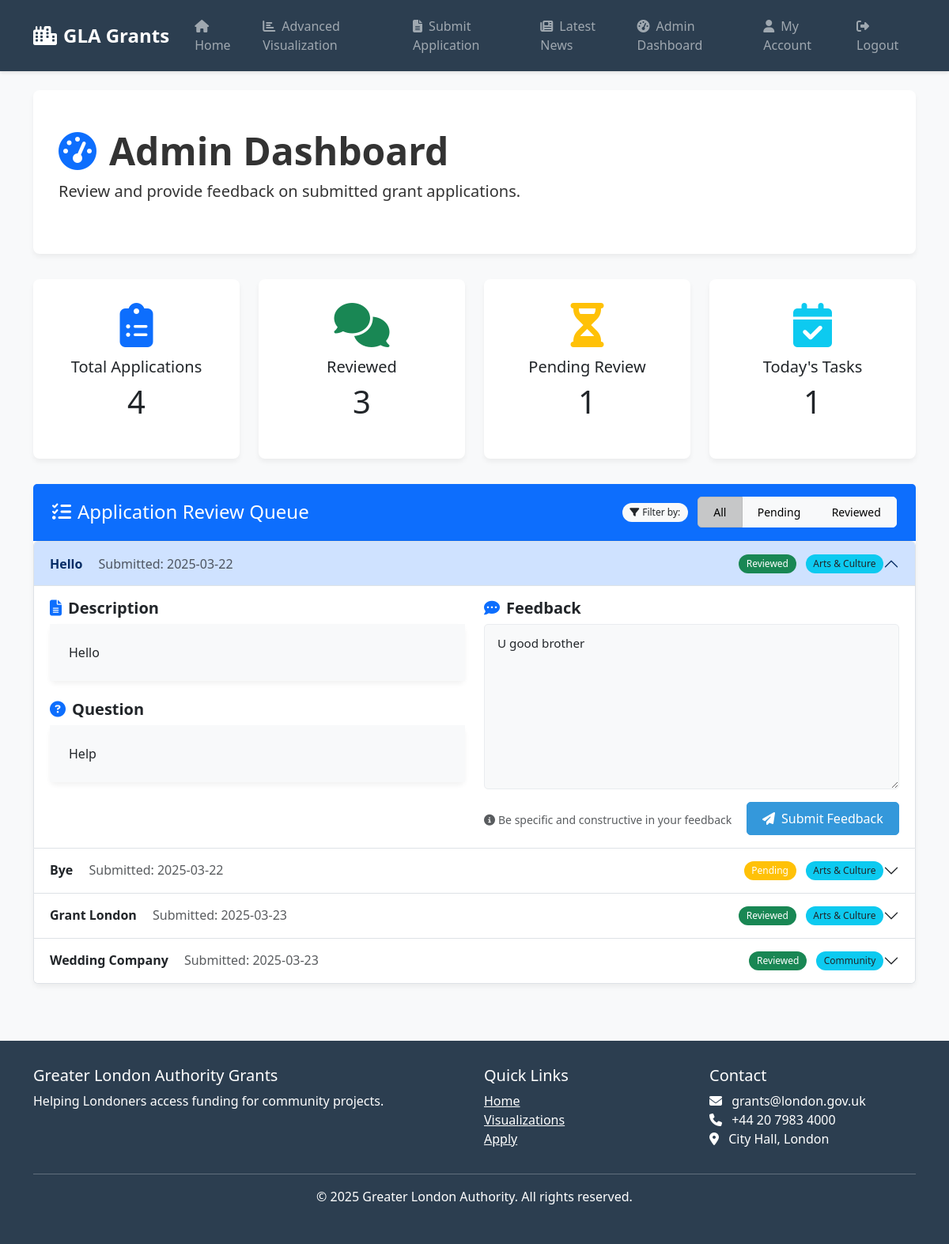
The page /admin-dashboard (signed in) on the database as committed earlier.
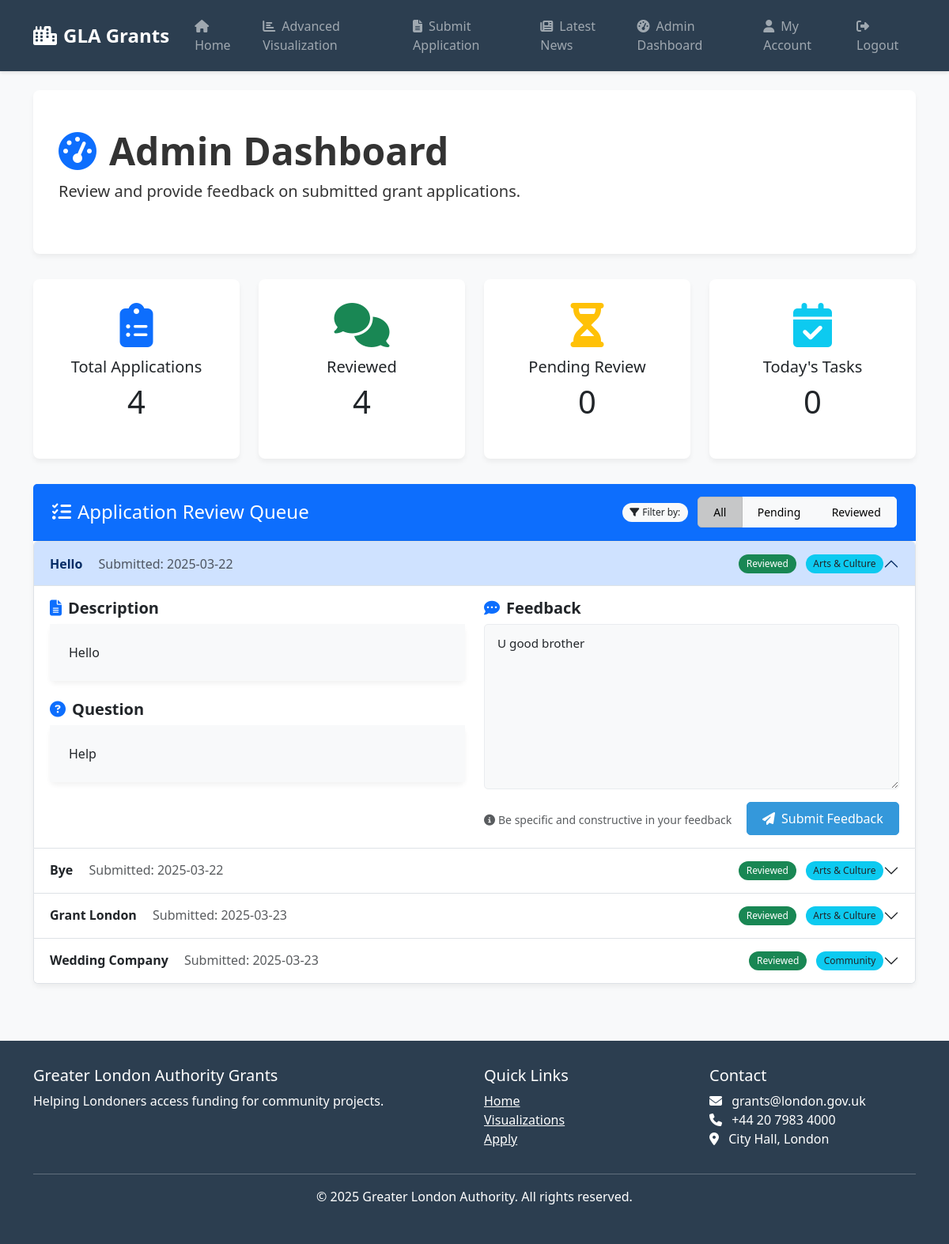
The same page on the database as committed later.
### coursework2/gla_grants_app/models.py (models this page shows)
class GrantApplication(db.Model):
    __tablename__ = 'grant_applications'
    id: Mapped[int] = mapped_column(primary_key=True)
    user_id: Mapped[int] = mapped_column(ForeignKey('users.id'))
    grant_id: Mapped[Optional[int]] = mapped_column(ForeignKey('grants.id'))
    title: Mapped[str] = mapped_column(Text, nullable=False)
    description: Mapped[str] = mapped_column(Text, nullable=False)
    category: Mapped[str] = mapped_column(Text, nullable=False)
    question: Mapped[str] = mapped_column(Text, nullable=False)
    comment: Mapped[Optional[str]] = mapped_column(Text)
    date_submitted: Mapped[str] = mapped_column(Text, nullable=False)
    user = relationship("User", back_populates="applications")
    grant = relationship("Grant", back_populates="applications")

### coursework2/gla_grants_app/routes.py (the view)
@main.route('/admin-dashboard')
def admin_dashboard():
    if 'user_id' not in session:
        flash('Please log in to access this page', 'warning')
        return redirect(url_for('main.login'))
    if not session.get('is_admin', False):
        flash('You do not have permission to access this page', 'danger')
        return redirect(url_for('main.index'))
    applications = db.session.execute(db.select(GrantApplication)).scalars().all()
    return render_template('admin_dashboard.html', applications=applications)

### coursework2/gla_grants_app/templates/admin_dashboard.html (shortened to what this page needs)
{% extends "layout.html" %}
{% block content %}
<div class="hero-section">
    <h1 class="display-5 fw-bold">
        <i class="fas fa-tachometer-alt me-3 text-primary"></i>Admin Dashboard
    </h1>
    <p class="lead">Review and provide feedback on submitted grant applications.</p>
</div>
<div class="row mt-4">
    <div class="col-lg-3 col-md-6 mb-4">
        <div class="card border-primary h-100">
            <div class="card-body text-center">
                <div class="display-4 text-primary mb-2">
                    <i class="fas fa-clipboard-list"></i>
                </div>
                <h5 class="card-title">Total Applications</h5>
                <p class="card-text display-6">{{ applications|length }}</p>
            </div>
        </div>
    </div>
    <div class="col-lg-3 col-md-6 mb-4">
        <div class="card border-success h-100">
            <div class="card-body text-center">
                <div class="display-4 text-success mb-2">
                    <i class="fas fa-comments"></i>
                </div>
                <h5 class="card-title">Reviewed</h5>
                <p class="card-text display-6">{{ applications|selectattr('comment')|list|length }}</p>
            </div>
        </div>
    </div>
    <div class="col-lg-3 col-md-6 mb-4">
        <div class="card border-warning h-100">
            <div class="card-body text-center">
                <div class="display-4 text-warning mb-2">
                    <i class="fas fa-hourglass-half"></i>
                </div>
                <h5 class="card-title">Pending Review</h5>
                <p class="card-text display-6">{{ applications|rejectattr('comment')|list|length }}</p>
            </div>
        </div>
    </div>
    <div class="col-lg-3 col-md-6 mb-4">
        <div class="card border-info h-100">
            <div class="card-body text-center">
                <div class="display-4 text-info mb-2">
                    <i class="fas fa-calendar-check"></i>
                </div>
                <h5 class="card-title">Today's Tasks</h5>
                <p class="card-text display-6">{{ applications|rejectattr('comment')|list|length }}</p>
            </div>
        </div>
    </div>
</div>
<div class="row mt-2">
    <div class="col-md-12">
        <div class="card">
            <div class="card-header bg-primary text-white d-flex justify-content-between align-items-center">
                <h4 class="mb-0">
                    <i class="fas fa-tasks me-2"></i>Application Review Queue
                </h4>
                <div>
                    <span class="badge bg-light text-dark">
                        <i class="fas fa-filter me-1"></i>Filter by:
                    </span>
                    <div class="btn-group ms-2">
                        <button type="button" class="btn btn-sm btn-light active" data-filter="all" onclick="filterApplications('all')">All</button>
                        <button type="button" class="btn btn-sm btn-light" data-filter="pending" onclick="filterApplications('pending')">Pending</button>
                        <button type="button" class="btn btn-sm btn-light" data-filter="reviewed" onclick="filterApplications('reviewed')">Reviewed</button>
                    </div>
                </div>
            </div>
            <div class="card-body p-0">
                {% if applications %}
                    <div class="accordion" id="applicationAccordion">
                        {% for application in applications %}
                            <div class="accordion-item">
                                <h2 class="accordion-header" id="heading{{ application.id }}">
                                    <button class="accordion-button {{ 'collapsed' if not loop.first }}" type="button" data-bs-toggle="collapse" data-bs-target="#collapse{{ application.id }}" aria-expanded="{{ 'true' if loop.first else 'false' }}" aria-controls="collapse{{ application.id }}">
                                        <div class="d-flex align-items-center justify-content-between w-100">
                                            <div>
                                                <span class="fw-bold">{{ application.title }}</span>
                                                <span class="text-muted ms-3">Submitted: {{ application.date_submitted }}</span>
                                            </div>
                                            <div>
                                                <span class="badge {{ 'bg-success' if application.comment else 'bg-warning' }} me-2">
                                                    {{ 'Reviewed' if application.comment else 'Pending' }}
                                                </span>
                                                <span class="badge bg-info text-dark">{{ application.category }}</span>
                                            </div>
                                        </div>
                                    </button>
                                </h2>
                                <div id="collapse{{ application.id }}" class="accordion-collapse collapse {{ 'show' if loop.first }}" aria-labelledby="heading{{ application.id }}" data-bs-parent="#applicationAccordion">
                                    <div class="accordion-body">
                                        <div class="row">
                                            <div class="col-md-6">
                                                <div class="mb-3">
                                                    <h5 class="fw-bold">
                                                        <i class="fas fa-file-alt me-2 text-primary"></i>Description
                                                    </h5>
                                                    <div class="card">
                                                        <div class="card-body bg-light">
                                                            {{ application.description }}
                                                        </div>
                                                    </div>
                                                </div>
                                                <div>
                                                    <h5 class="fw-bold">
                                                        <i class="fas fa-question-circle me-2 text-primary"></i>Question
                                                    </h5>
                                                    <div class="card">
                                                        <div class="card-body bg-light">
                                                            {{ application.question }}
                                                        </div>
                                                    </div>
                                                </div>
                                            </div>
                                            <div class="col-md-6">
                                                <h5 class="fw-bold">
                                                    <i class="fas fa-comment-dots me-2 text-primary"></i>Feedback
                                                </h5>
                                                <form method="POST" action="{{ url_for('main.admin_review', application_id=application.id) }}">
                                                    <div class="mb-3">
                                                        <textarea name="comment" id="comment-{{ application.id }}" class="form-control" rows="8" placeholder="Provide detailed feedback for this application...">{{ application.comment or '' }}</textarea>
                                                    </div>
                                                    <div class="d-flex justify-content-between align-items-center">
                                                        <div class="form-text">
                                                            <i class="fas fa-info-circle me-1"></i>Be specific and constructive in your feedback
                                                        </div>
                                                        <button type="submit" class="btn btn-primary">
                                                            <i class="fas fa-paper-plane me-2"></i>Submit Feedback
                                                        </button>
                                                    </div>
                                                </form>
                                            </div>
                                        </div>
                                    </div>
                                </div>
                            </div>
                        {% endfor %}
                    </div>
                {% else %}
                    <div class="alert alert-info m-3">
                        <i class="fas fa-info-circle me-2"></i>No applications have been submitted yet.
                    </div>
                {% endif %}
            </div>
        </div>
    </div>
</div>
{% endblock %}

### coursework2/gla_grants_app/templates/layout.html (shortened to what this page needs)
<!DOCTYPE html>
<html lang="en">
<head>
    <link href="https://cdn.jsdelivr.net/npm/bootstrap@5.3.0-alpha1/dist/css/bootstrap.min.css" rel="stylesheet">
    <link rel="stylesheet" href="https://cdnjs.cloudflare.com/ajax/libs/font-awesome/6.4.0/css/all.min.css">
</head>
<body>
    <nav class="navbar navbar-expand-lg navbar-dark">
        <div class="container">
            <a class="navbar-brand" href="{{ url_for('main.landing') }}">
                <i class="fas fa-city icon-spacing"></i>GLA Grants
            </a>
            <div class="collapse navbar-collapse" id="navbarNav">
                <ul class="navbar-nav me-auto">
                    {% if session.get('user_id') %}
                    <li class="nav-item">
                        <a class="nav-link" href="{{ url_for('main.index') }}">
                            <i class="fas fa-home icon-spacing"></i>Home
                        </a>
                    </li>
                    <li class="nav-item">
                        <a class="nav-link" href="{{ url_for('main.dash_visualization') }}">
                            <i class="fas fa-chart-bar icon-spacing"></i>Advanced Visualization
                        </a>
                    </li>
                    <li class="nav-item">
                        <a class="nav-link" href="{{ url_for('main.submit_application') }}">
                            <i class="fas fa-file-alt icon-spacing"></i>Submit Application
                        </a>
                    </li>
                    <li class="nav-item">
                        <a class="nav-link" href="{{ url_for('main.news') }}">
                            <i class="fas fa-newspaper icon-spacing"></i>Latest News
                        </a>
                    </li>
                    {% if session.get('is_admin') %}
                    <li class="nav-item">
                        <a class="nav-link" href="{{ url_for('main.admin_dashboard') }}">
                            <i class="fas fa-tachometer-alt icon-spacing"></i>Admin Dashboard
                        </a>
                    </li>
                    {% endif %}
                    {% endif %}
                </ul>
                <ul class="navbar-nav ms-auto">
                    {% if session.get('user_id') %}
                    <li class="nav-item">
                        <a class="nav-link" href="{{ url_for('main.account') }}">
                            <i class="fas fa-user icon-spacing"></i>My Account
                        </a>
                    </li>
                    <li class="nav-item">
                        <a class="nav-link" href="{{ url_for('main.logout') }}">
                            <i class="fas fa-sign-out-alt icon-spacing"></i>Logout
                        </a>
                    </li>
                    {% endif %}
                </ul>
            </div>
        </div>
    </nav>
    <div class="container mt-4">
        {% block content %}{% endblock %}
    </div>
    <footer class="footer mt-5">
        <div class="container">
            <div class="row">
                <div class="col-md-6">
                    <h5>Greater London Authority Grants</h5>
                    <p>Helping Londoners access funding for community projects.</p>
                </div>
                <div class="col-md-3">
                    <h5>Quick Links</h5>
                    <ul class="list-unstyled">
                        <li><a href="{{ url_for('main.landing') }}" class="text-white">Home</a></li>
                        {% if session.get('user_id') %}
                        <li><a href="{{ url_for('main.dash_visualization') }}" class="text-white">Visualizations</a></li>
                        <li><a href="{{ url_for('main.submit_application') }}" class="text-white">Apply</a></li>
                        {% else %}
                        <li><a href="{{ url_for('main.login') }}" class="text-white">Login</a></li>
                        <li><a href="{{ url_for('main.register') }}" class="text-white">Register</a></li>
                        {% endif %}
                    </ul>
                </div>
                <div class="col-md-3">
                    <h5>Contact</h5>
                    <ul class="list-unstyled">
                        <li><i class="fas fa-envelope icon-spacing"></i> grants@london.gov.uk</li>
                        <li><i class="fas fa-phone icon-spacing"></i> +44 20 7983 4000</li>
                        <li><i class="fas fa-map-marker-alt icon-spacing"></i> City Hall, London</li>
                    </ul>
                </div>
            </div>
            <hr class="bg-light">
            <div class="text-center">
                <p>&copy; 2025 Greater London Authority. All rights reserved.</p>
            </div>
        </div>
    </footer>
</body>
</html>

Rows that differ between the two databases and show on the page:
changed GrantApplication "Bye": comment "Pending" → "Reviewed"
Other text that changed with them:
{{ applications|selectattr('comment')|list|length }}: "3" → "4"
{{ applications|rejectattr('comment')|list|length }}: "1" → "0"
